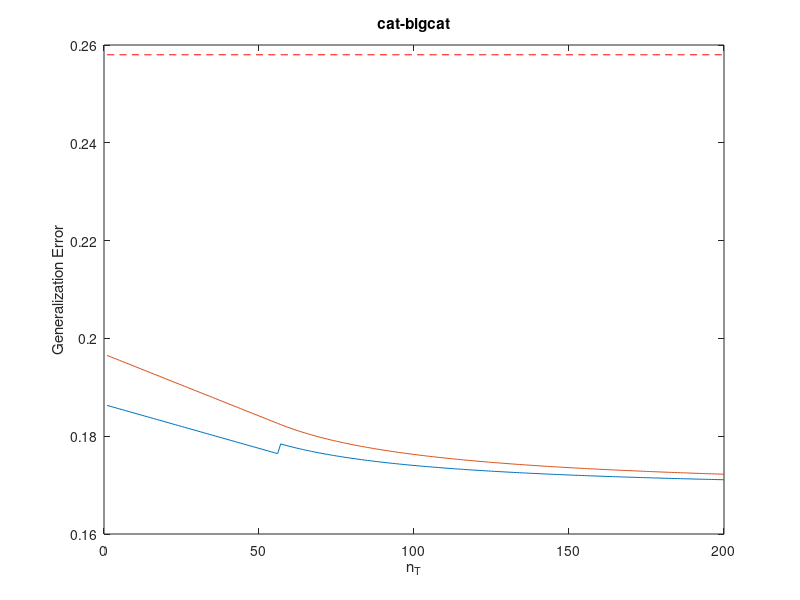

Here is the MATLAB script that generated this plot:
%%%% r_S=0.9789, sigma^2_min(V)=.048, r_T = 0.14, RANK=1620


yout1=zeros(200,2);%yout_1: crude lower bound
yout2=zeros(200,2);%precise lower bound
upper1=zeros(200,2);
upper1(:,2)=.258;
for i=1:56
    y=5*.1834^2+.25*.048*12.35^2*.01*[1-.8*.14*i*12.35^2/(.1834^2*(1620*32-1))];
    y2=5*.1834^2+.25*.048*(12.35/8)^2*[1-(i*.14*12.35^2/(2*.1834^2)+log(2))/(1620*32*log(2))];
    %xx=i-50;
    i
    yout1(i,2)=y;
    yout1(i,1)=i;
    upper1(i,1)=i;
    yout2(i,2)=y2;
    yout2(i,1)=i;
    %yconst(xx,2)=gg2(xx);
    %yconst(xx,1)=i;
    %xx=xx+1;
end

for i=57:200
    y=5*.1834^2+.25*.048*.1834^2*(1620*32-1)/(256*.14*i);
    y2=5*.1834^2+.25*.048*.1834^2*(1620*32-1)^2*log(2)/(128*i*1620*32*.14);
    %xx=i-50;
    i
    yout1(i,2)=y;
    yout1(i,1)=i;
    upper1(i,1)=i;
    yout2(i,2)=y2;
    yout2(i,1)=i;
    %yconst(xx,2)=gg2(xx);
    %yconst(xx,1)=i;
    %xx=xx+1;
end


plot(yout1(:,1),yout1(:,2));
title("cat-bigcat")
xlabel("n_T")
ylabel("Generalization Error")
hold on
plot(yout2(:,1),yout2(:,2));
hold on 
plot(upper1(:,1),upper1(:,2),'r--');
dlmwrite('cat-bigcat_lowerbound_crude.dat', yout1,' ');
dlmwrite('cat-bigcat_lowerbound_precise.dat', yout2,' ');
dlmwrite('cat-bigcat_upperbound.dat', upper1,' ');